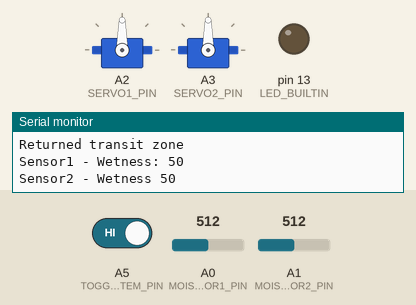
Simulated run of this sketch. Board: Arduino Uno, built with avr-gcc and run on an emulated ATmega328P. On the bench: 2 × servo, output pins drawn as LEDs (lit = HIGH), the last lines printed to the serial monitor. Dashed ring = blinking. The test bench sets the inputs (shaded band); at power-on: A0 (MOISTURE_SENSOR1_PIN) = 512, A1 (MOISTURE_SENSOR2_PIN) = 512, A5 (TOGGLE_SYSTEM_PIN) HIGH.

Above: at 1.2 s.
1.3 s: A0 (MOISTURE_SENSOR1_PIN) set to 716
3.5 s: A1 (MOISTURE_SENSOR2_PIN) set to 716
6.5 s: A5 (TOGGLE_SYSTEM_PIN) driven LOW
8.4 s: A0 (MOISTURE_SENSOR1_PIN) set to 306
11.4 s: A1 (MOISTURE_SENSOR2_PIN) set to 684
14.4 s: A1 (MOISTURE_SENSOR2_PIN) set to 666
At 18.1 s:
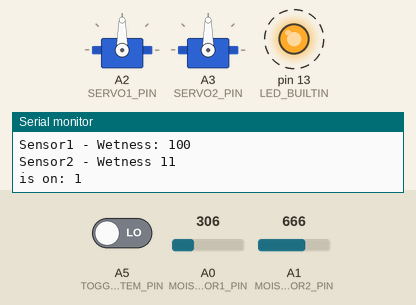
Timing chart, 0 to 19.9 s (numbered marks = the images above; inputs shaded):
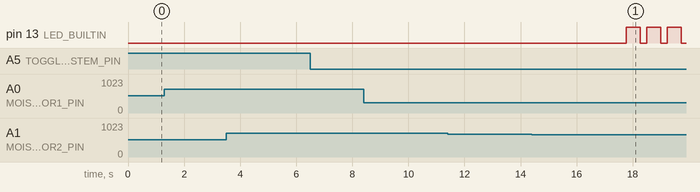

The sketch:

Water_pump.ino
```cpp
#include <Servo.h>


//configuration of standard values

const int wateringStartThreshold = 40; //the system starts watering the plant if wetness is above or below this limit.
const int wateringStopThreshold = 60; // the system stops watering the plant if wetness is above or equal to this limit.
const long maxDurationPumpingInMs= 10000;

//dynamic values
//self adaptive.
int minValueSensor1;
int minValueSensor2;
int maxValueSensor1;
int maxValueSensor2;

int measurementSensor1 = 0;
float averageSensor1 = 0.0;
int measurementSensor2 = 0;
float averageSensor2 = 0.0;

//Pins
int PUMP_CONTROL_PIN = 5;
int MOISTURE_SENSOR1_PIN = A0;
int MOISTURE_SENSOR2_PIN = A1;
int SERVO1_PIN = A2;
int SERVO2_PIN = A3;
int TOGGLE_SYSTEM_PIN = A5;

//devices
Servo Ventil1;
Servo Ventil2;

//system state logic
int systemState = 0; //-2 error, -1 standby, 0 idle,1 pump running

//states: -1 too dry, 0 transit zone, 1 ideal
int wetnessStateSensor1 = 0;
int wetnessStateSensor2 = 0;

long timer = 0;
bool timerStarted = false;


void setup() {
  Serial.begin(9600); // open serial port, set the baud rate to 9600 bps
  Ventil1.attach(SERVO1_PIN);
  Ventil2.attach(SERVO2_PIN);

  int startValueS1 = analogRead(MOISTURE_SENSOR1_PIN);
  int startValueS2 = analogRead(MOISTURE_SENSOR2_PIN);
  minValueSensor1 = startValueS1 -100;
  minValueSensor2 = startValueS2 -100;
  maxValueSensor1 = startValueS1 +100;
  maxValueSensor2 = startValueS2 +100;
  averageSensor1 = startValueS1;
  averageSensor2 = startValueS2;
  pinMode(TOGGLE_SYSTEM_PIN, INPUT_PULLUP);
  pinMode(LED_BUILTIN, OUTPUT);

}

void loop() {
  Measure();
  AdaptSytem();
}

void Measure(){
measurementSensor1 = analogRead(MOISTURE_SENSOR1_PIN);  //put Sensor insert into soil
measurementSensor2 = analogRead(MOISTURE_SENSOR2_PIN);
MovingAverage(averageSensor1, measurementSensor1, 10); // 9/10 des alten Wertes.
MovingAverage(averageSensor2, measurementSensor2, 10);

//Serial.println("Sensor1: Average "+ String(averageSensor1));
//Serial.println("Sensor2: Average " +String(averageSensor2));

//Adapt sensorBounds
if(averageSensor1 > maxValueSensor1){
  maxValueSensor1 = averageSensor1;
}

if(averageSensor1 < minValueSensor1){
  minValueSensor1 = averageSensor1;
}

if(averageSensor2 > maxValueSensor2){
  maxValueSensor2 = averageSensor2;
}

if(averageSensor2 < minValueSensor2){
  minValueSensor2 = averageSensor2;
}

//Serial.println("UpperBound: "+ String(maxValueSensor1));
//Serial.println("LowerBound " +String(minValueSensor1));

//Convert to percentage
int wetnessSensor1 = round(map(averageSensor1, minValueSensor1, maxValueSensor1, 0, 100));
int wetnessSensor2 = round(map(averageSensor2, minValueSensor2, maxValueSensor2, 0, 100));

//Normalize percentage values to a range from 0 to 100.

NormalizePercentage(wetnessSensor1);
NormalizePercentage(wetnessSensor2);

//invert percentage => result: 100 % means 100% wet
wetnessSensor1 = 100 -wetnessSensor1;
wetnessSensor2 = 100 -wetnessSensor2;

//states: -1 too dry, 0 transit zone, 1 ideal
wetnessStateSensor1 = CalculateWetnessState(wetnessSensor1);
wetnessStateSensor2 = CalculateWetnessState(wetnessSensor2);

Serial.println("Sensor1 - Wetness: "+ String(wetnessSensor1));
Serial.println("Sensor2 - Wetness " +String(wetnessSensor2));
}

void AdaptSytem(){
delay(200);
//determine if should switch to standby state.
bool isOn = !digitalRead(TOGGLE_SYSTEM_PIN); //delivers 0 if curcuit is closed and 1 if not.
Serial.println("is on: " + String(isOn));
if(!isOn){
  StopSystem();
  systemState = -1;
}

//-2 error, -1 standby, 0 idle,1 pump running
switch(systemState){
  case -2:
  {
    //Blink on error.
    digitalWrite(LED_BUILTIN, HIGH);
    delay(500);
    digitalWrite(LED_BUILTIN, LOW);

  }
  break;


  case -1:
  {
    //Reset system.
    if(isOn){
      systemState = 0;
    }

  }
  break;
  case 0:
  {
    bool ventilOpen = false;
    if(wetnessStateSensor1 == -1){
      OpenVentil(Ventil1);
      ventilOpen = true;
        Serial.println("Ventil 1 open");
    }
    if(wetnessStateSensor2 == -1){
      OpenVentil(Ventil2);
      ventilOpen = true;
        Serial.println("Ventil 2 open");
    }
    if(ventilOpen){
      StartPump();
      systemState = 1;
      Serial.println("pumpStart");
    }
    delay(300);
  }
  break;

  case 1:
  {
    //Check timer
    if(!timerStarted){
      StartTimer();
    }
    else if(IsTimeLimitReached(maxDurationPumpingInMs)){
      StopSystem();
      systemState = -2;
    }
    if(wetnessStateSensor1 == 1 && wetnessStateSensor2 == 1){
      StopPump();
      systemState = 0;
    }
    if(wetnessStateSensor1 == 1){
      CloseVentil(Ventil1);
    }
    if(wetnessStateSensor2 == 1){
      CloseVentil(Ventil2);
    }
  }
  break;
}
Serial.println("System state:  " + String(systemState));
}


///////////////// HELPER functions //////////////////////////////////
//States: -1 too dry, 0 transit zone, 1 ideal
int CalculateWetnessState(int wetnessPercentage){
  if(wetnessPercentage >= wateringStopThreshold){
    Serial.println("Returned ideal");
  return 1;
}
else if(wetnessPercentage <= wateringStartThreshold){
  Serial.println("Returned too dry");
  return -1;
}
else{
  Serial.println("Returned transit zone");
 return 0;
}

}


void StartTimer(){
  timer = millis();
  timerStarted = true;
}

bool IsTimeLimitReached(long myTimeout){
  if (millis() > myTimeout + timer) {
    timerStarted = false;
    return true;
  }
  else{
    return false;
  }
}

void StopSystem(){
  StopPump();
  CloseVentil(Ventil1);
  CloseVentil(Ventil2);
}

void OpenVentil(Servo ventil){
  ventil.write(170);
}

void CloseVentil(Servo ventil){
  ventil.write(0);
}

void StopPump(){
  digitalWrite(PUMP_CONTROL_PIN,LOW);
}

void StartPump(){
   digitalWrite(PUMP_CONTROL_PIN,HIGH);
}


void NormalizePercentage(int &percentage){
  if(percentage > 100)
{
  percentage = 100;
}
  else if(percentage <0)
{
  percentage =0;

}
}


/*************************************************************************************************
** Funktion MovingAverage()  by GuntherB            2014
**************************************************************************************************
** Bildet einen Tiefpassfilter (RC-Glied) nach.
** FF = Filterfaktor;  Tau = FF / Aufruffrequenz
**
**  Input: FiltVal der gefilterte Wert, NewVal der neue gelesene Wert; FF Filterfaktor
**  Output: FiltVal
**  genutzte Globale Variablen:   keine
**************************************************************************************************/
void MovingAverage(float &FiltVal, int NewVal, int FF){
  FiltVal= ((FiltVal * FF) + NewVal) / (FF +1);
}
```
